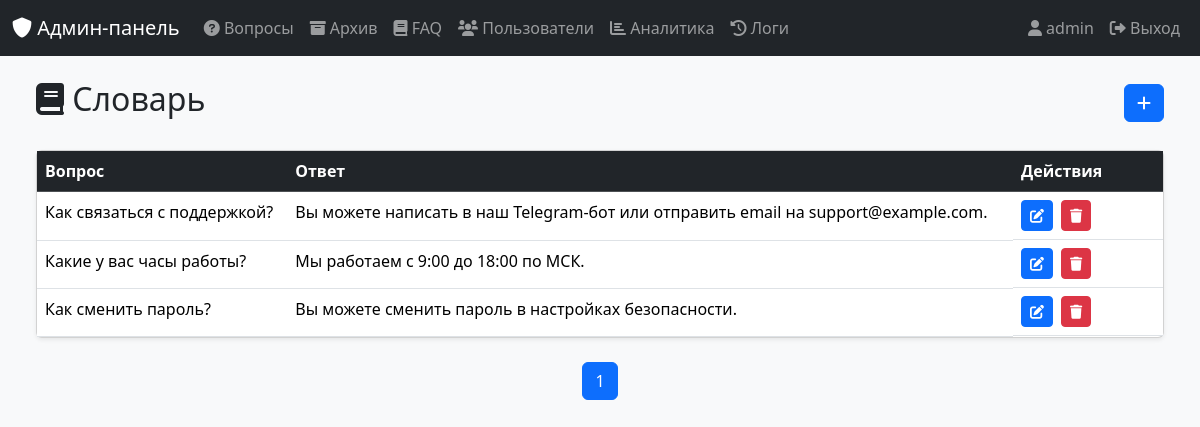
Screenshot of /faq (signed in) with the database file from the repository.
### database.py (models this page shows)
class User(Base, UserMixin):
    __tablename__ = "users"
    id = Column(Integer, primary_key=True, index=True)
    username = Column(String, unique=True, nullable=False)
    password = Column(String, nullable=False)
    role = Column(String, default="user")
    _is_active = Column("is_active", Integer, default=1)
    logs = relationship("Log", back_populates="user")

class FAQ(Base):
    __tablename__ = "faq"
    id = Column(Integer, primary_key=True, index=True)
    question = Column(Text, nullable=False)
    answer = Column(Text, nullable=False)

### admin_panel.py (the view)
@app.route("/faq")
@login_required
@requires_role("admin", "moderator", "superadmin")
def faq():
    try:
        page = int(request.args.get('page', 1))
    except ValueError:
        page = 1
    per_page = 10
    offset = (page - 1) * per_page
    session = SessionLocal()
    try:
        faqs = session.query(FAQ).order_by(
            FAQ.id.desc()
        ).limit(per_page).offset(offset).all()
        total = session.query(FAQ).count()
        total_pages = math.ceil(total / per_page)
        return render_template(
            "faq.html",
            faqs=faqs,
            page=page,
            total_pages=total_pages
        )
    finally:
        session.close()

### admin_panel.py (called while the page is built)
def combine(dict1, dict2):
    new_dict = dict1.copy() if dict1 else {}
    new_dict.update(dict2)
    return new_dict

def requires_role(*roles):
    def decorator(f):
        @wraps(f)
        def wrapped(*args, **kwargs):
            if not current_user.role in roles:
                flash("У вас нет доступа к этой странице.", "danger")
                return redirect(url_for("index"))
            return f(*args, **kwargs)
        return wrapped
    return decorator

### auth.py (called while the page is built)
@login_manager.user_loader
def load_user(user_id):
    session = SessionLocal()
    try:
        user = session.query(User).filter(User.id == user_id).first()
        return user
    finally:
        session.close()

### templates/faq.html (shortened to what this page needs)
{% extends "base.html" %}
{% block content %}
<div class="container-fluid mt-4">
    <div class="row mb-4">
        <div class="col">
            <div class="d-flex justify-content-between align-items-center">
                <h2><i class="fas fa-book"></i> Словарь</h2>
                {% if current_user.role in ['moderator','admin', 'superadmin'] %}
                <a href="{{ url_for('add_faq') }}" class="btn btn-primary">
                    <i class="fas fa-plus"></i>
                </a>
                {% endif %}
            </div>
        </div>
    </div>
    <div class="card shadow-sm">
        <div class="table-responsive">
            <table class="table table-hover mb-0">
                <thead class="table-dark">
                    <tr>
                        <th>Вопрос</th>
                        <th>Ответ</th>
                        <th style="width: 150px;">Действия</th>
                    </tr>
                </thead>
                <tbody>
                    {% for faq in faqs %}
                    <tr>
                        <td>{{ faq.question }}</td>
                        <td style="whites-space: pre-wrap;">{{ faq.answer }}</td>
                        <td class="d-flex gap-2">
                            {% if current_user.role in ['admin', 'moderator', 'superadmin'] %}
                            <a href="{{ url_for('edit_faq', faq_id=faq.id) }}" class="btn btn-primary btn-sm">
                                <i class="fas fa-edit"></i>
                            </a>
                            {% if current_user.role in ['moderator','admin', 'superadmin'] %}
                            <form action="{{ url_for('delete_faq', faq_id=faq.id) }}" method="post" class="d-inline">
                                <button type="submit" class="btn btn-danger btn-sm"
                                        onclick="return confirm('Вы уверены, что хотите удалить этот вопрос?');">
                                    <i class="fas fa-trash"></i>
                                </button>
                            </form>
                            {% endif %}
                            {% endif %}
                        </td>
                    </tr>
                    {% endfor %}
                </tbody>
            </table>
        </div>
    </div>
    {% set base_args = request.args.to_dict() %}
    <nav aria-label="Постраничная навигация" class="mt-4">
        <ul class="pagination justify-content-center">
            {% for p in range(1, total_pages + 1) %}
            <li class="page-item {% if p == page %}active{% endif %}">
                <a class="page-link" href="{{ url_for('faq', **(base_args|combine({'page': p}))) }}">{{ p }}</a>
            </li>
            {% endfor %}
        </ul>
    </nav>
</div>
{% endblock %}

### templates/base.html (shortened to what this page needs)
<!DOCTYPE html>
<html lang="ru">
<head>
    <link href="https://cdn.jsdelivr.net/npm/bootstrap@5.3.2/dist/css/bootstrap.min.css" rel="stylesheet">
    <link href="https://cdnjs.cloudflare.com/ajax/libs/font-awesome/6.0.0-beta3/css/all.min.css" rel="stylesheet">
</head>
<body class="bg-light">
    <div class="container-fluid px-0">
        <nav class="navbar navbar-expand-lg navbar-dark bg-dark mb-4">
            <div class="container-fluid">
                <a class="navbar-brand" href="{{ url_for('index') }}">
                    <i class="fas fa-shield-alt"></i> Админ-панель
                </a>
                <div class="collapse navbar-collapse" id="navbarNav">
                    <ul class="navbar-nav">
                        {% if current_user.is_authenticated %}
                            <li class="nav-item">
                                <a class="nav-link" href="{{ url_for('index') }}">
                                    <i class="fas fa-question-circle"></i> Вопросы
                                </a>
                            </li>
                            <li class="nav-item">
                                <a class="nav-link" href="{{ url_for('archive') }}">
                                    <i class="fas fa-archive"></i> Архив
                                </a>
                            </li>
                            <li class="nav-item">
                                <a class="nav-link" href="{{ url_for('faq') }}">
                                    <i class="fas fa-book"></i> FAQ
                                </a>
                            </li>
                            {% if current_user.role in ['admin', 'superadmin'] %}
                                <li class="nav-item">
                                    <a class="nav-link" href="{{ url_for('manage_users') }}">
                                        <i class="fas fa-users"></i> Пользователи
                                    </a>
                                </li>
                                <li class="nav-item">
                                    <a class="nav-link" href="{{ url_for('analytics') }}">
                                        <i class="fas fa-chart-bar"></i> Аналитика
                                    </a>
                                </li>
                                <li class="nav-item">
                                    <a class="nav-link" href="{{ url_for('logs_page') }}">
                                        <i class="fas fa-history"></i> Логи
                                    </a>
                                </li>
                            {% endif %}
                        {% endif %}
                    </ul>
                    {% if current_user.is_authenticated %}
                        <ul class="navbar-nav ms-auto">
                            <li class="nav-item">
                                <span class="nav-link">
                                    <i class="fas fa-user"></i> {{ current_user.username }}
                                </span>
                            </li>
                            <li class="nav-item">
                                <a class="nav-link" href="{{ url_for('auth.logout') }}">
                                    <i class="fas fa-sign-out-alt"></i> Выход
                                </a>
                            </li>
                        </ul>
                    {% endif %}
                </div>
            </div>
        </nav>
        <div class="container-fluid px-2 px-md-3 px-lg-4">
            {% block content %}{% endblock %}
        </div>
    </div>
</body>
</html>

### rows the page displays
User: username "admin"
FAQ: question "Как связаться с поддержкой?", answer "Вы можете написать в наш Telegram-бот или отправить email на support@example.com."
FAQ: question "Какие у вас часы работы?", answer "Мы работаем с 9:00 до 18:00 по МСК."
FAQ: question "Как сменить пароль?", answer "Вы можете сменить пароль в настройках безопасности."

### other values shown
{{ p }} "1"
